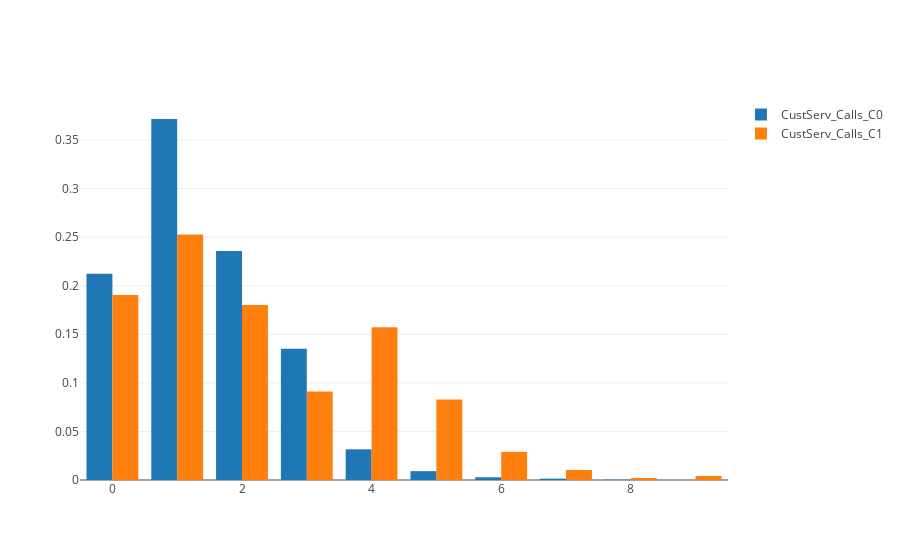

Notebook cell for this chart:
### Markdown cell above
### If the international minutes are on a higher side like 14 then probability of churn is higher while the distribution of non-churn customers is normal.

### Code cell
filtered_by_churn_0 = df5.filter(F.col('churn') == 0).select(F.col('CustServ_Calls').alias('CustServ_Calls_C0'))
filtered_by_churn_1 = df5.filter(F.col('churn') == 1).select(F.col('CustServ_Calls').alias('CustServ_Calls_C1'))
data = Data([
        Histogram(x=filtered_by_churn_0.toPandas()['CustServ_Calls_C0'], name="CustServ_Calls_C0", histnorm='probability'),
        Histogram(x=filtered_by_churn_1.toPandas()['CustServ_Calls_C1'], name="CustServ_Calls_C1", histnorm='probability')
    ])

iplot(data, filename="CustServ_Calls")

### Figure 1 — Plotly figure (JSON) as saved in the notebook; plotly's stock layout.template omitted (floating-point values rounded to 4 significant figures; data arrays with more than 128 entries replaced by an {"elided": "..."} marker saying what was removed)
{"data": [{"histnorm": "probability", "name": "CustServ_Calls_C0", "type": "histogram", "x": {"elided": "2850 int values"}}, {"histnorm": "probability", "name": "CustServ_Calls_C1", "type": "histogram", "x": {"elided": "483 int values"}}], "layout": {}}
